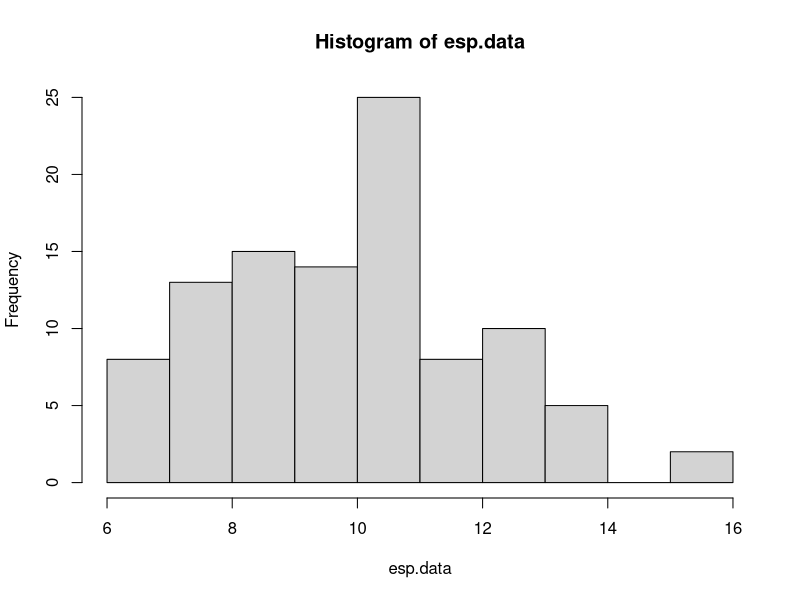
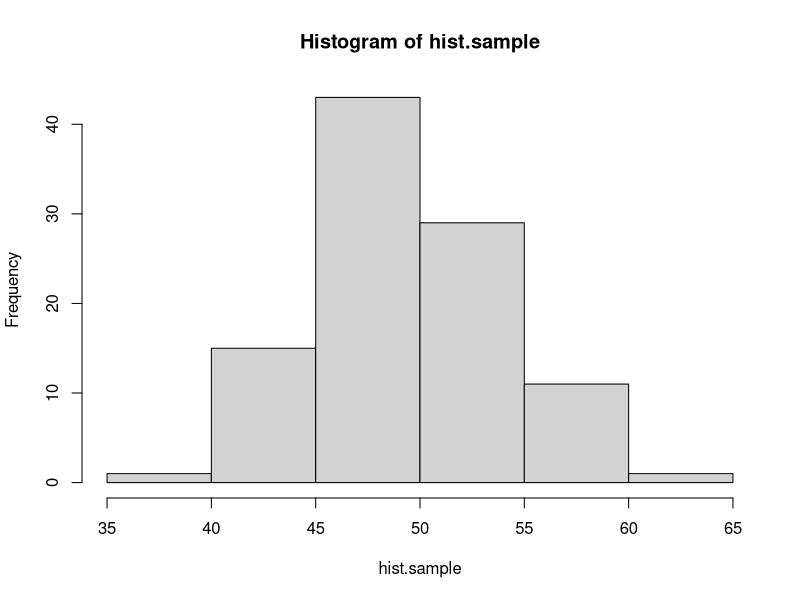
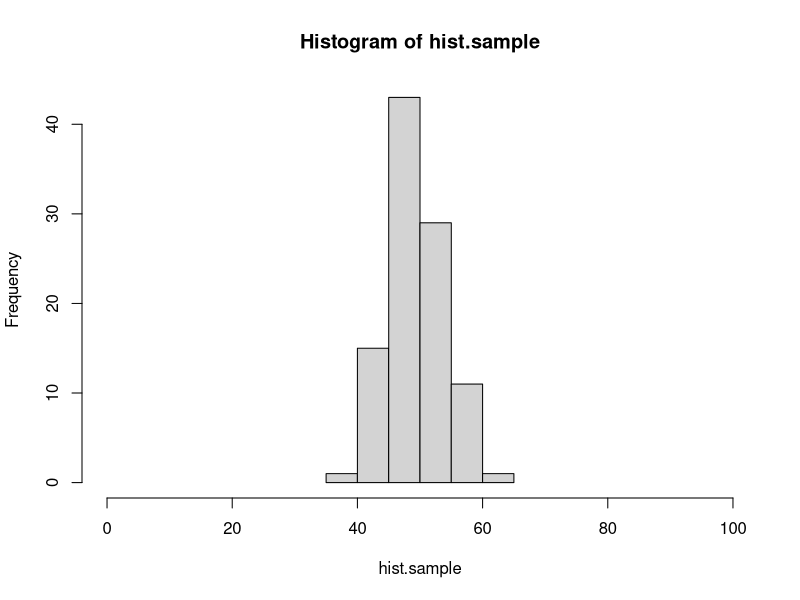

Generate these figures, in order, with R:
#### practice with probability distributions ####

# calculating the likelihood requires understanding how to work
# with probability distributions. let's start with the binomial
# distribution.

# the binomial distribution describes the number of "success" in
# some number of "trials" given some probability of success. it 
# is the "coin flipping" distribution. 

# in R, we can draw a sample from a binomial distribution with rbinom()
# this isn't the first time you've seen rbinom, but here it is again, 
# with the parameters spelled out. you can try changing these to explore
# how the function works.

number.of.samples <- 2
number.of.trials.per.sample <- 100
probability.of.success <- 0.7

rbinom(number.of.samples, number.of.trials.per.sample, probability.of.success)

# below, use rbinom to create sample data for the following scenario.
# an experiment tests whether subjects have ESP. 100 subjects are each given
# the opportunity to predict whether a randomly generated number is odd or even.
# each subject makes 20 guesses.
# of course, ESP doesn't exist, so the probability of a successful guess is 0.50.
# store the result in a vector called esp.data

esp.data <- rbinom(100, 20, 0.5)

# a quick way to visualize a distribution is with the hist() function:
hist(esp.data)

# what if we want to know the probability of someone getting exactly 10 guesses
# correct out of 20, if they are randomly guessing? for that we use the density
# function of the binomial: dbinom()

value.to.check <- 10
number.of.trials <- 20
probability.of.success <- 0.5

dbinom(value.to.check, number.of.trials, probability.of.success)

# use dbinom to find out the probability of someone answering 87 out of 100
# questions correctly, if they have a 0.9 probability of giving a correct answer
# for each individual question.

# answer needed here.

# with dbinom, you can use a vector as the first argument, to check the probability
# of multiple values at the same time:

values <- c(3, 4, 5)
dbinom(values, 8, 0.5)

# using this shortcut, *plot* the full distribution (probability mass function)
# for flipping 16 fair coins, counting the total number of heads.
# hint: create one vector for the different possible outcomes
#       then use dbinom to calculate the probability of all of the elements in the vector

# answer needed here.

# quick detour #

# here's a quick tip about plot() or hist()
# if you want to change the range on the x-axis, you can use the xlim argument:

hist.sample <- rbinom(100, 100, 0.5)
hist(hist.sample)
hist(hist.sample, xlim=c(0,100)) # compare this plot to the line above.

# the normal distribution ##

# normal (gaussian) distributions are characterized by two parameters: mean and standard deviation
# the mean is the the location of the peak of the distribution, and the sd controls the width.
# the smaller the sd, the more peaked the distribution is in the center.

# like the binomial, there are rnorm() and dnorm() functions.

# generate 100 samples from a normal distribution with mean 0 and standard deviation 10.
# then use hist() to create a histogram of these samples.

# answer needed here.

# now plot the probability density function of this distribution.
# use the same strategy as you did above with the binomial to find the density of the normal
# distribution with mean 0 and sd 10 for values between -50 and 50. the distribution is continuous
# so, choose a reasonably small step size between values (remember the seq() function).

# answer needed here.

#### practice calculating likelihoods ####

# here's some data from 10 participants in an ESP experiment like the one described
# above. each subject had 20 guesses. the number of correct guesses is reported.

esp.practice.data <- data.frame(subject=1:10, n.correct=c(11,10,6,10,6,12,10,8,9,11))

# calculate the likelihood (regular, not log) for this data for three different values
# of the probability of success parameter: 0.4, 0.5, and 0.6.
# hint: prod() will multiple all elements of a vector together.

# answer needed here.

# which parameter value of those options is most likely?

# answer here.

# here is a sample of response times for a single subject from a rapid decision making experiment.
rt.sample <- c(391.5845, 411.9970, 358.6373, 505.3099, 616.2892, 481.0751, 422.3132, 511.7213, 205.2692, 522.3433, 370.1850,
               517.4617, 332.3344, 316.8760, 395.5431, 231.7831, 399.8646, 238.9064, 299.7924, 474.7512, 271.6326, 423.4861,
               379.7867, 212.7789, 233.8291, 472.4591, 534.2131, 453.9655, 408.3443, 352.3001)

# calculate the **log** likelihood for this data assuming that it is generated by a normal
# distribution for each of the following parameters. 
# hint: sum() adds the numbers in a vector. log() is the natural log function, or log=T for dnorm().

# 1) mean 350, sd 50
# answer needed here.

# 2) mean 400, sd 50
# answer needed here.

# 3) mean 450, sd 50
# answer needed here.

# 4) mean 350, sd 100
# answer needed here.

# 5) mean 400, sd 100
# answer needed here.

# 6) mean 450, sd 100
# answer needed here.

# which parameter set has the highest likelihood?

# answer needed here.

# here is a set of data for a subject in a categorization experiment, modeled with GCM.
# calculate the log likelihood of the parameters in the model (which i am not showing you).
# the point here is to know what to do when the model gives you a predicted probability
# of a response, and the data is either that response or not that response.
# hint: add a new column indicating the likelihood of each response, using mapply. then convert to log and add.
# if you do this correctly, the answer is -10.84249.

gcm.practice.data <- data.frame(correct.response = c(T, T, T, T, F, T, T, F, T, T, T, F, F, T, T, F, T, T, T, T),
                                gcm.probability.correct = c(0.84, 0.80, 0.84, 0.80, 0.79, 0.86, 0.89, 0.87, 0.69, 0.85, 0.75,
                                                            0.74, 0.82, 0.85, 0.87, 0.69, 0.83, 0.87, 0.80, 0.76))

# answer needed here.

#### maximum likelihood estimation ####

# the same search strategies we used for parameter fitting with rmse can be used with likelihoods,
# including grid search.

# here are the number of correct responses each subject gave in an experiment in which they had to
# decide if two images were the same or different. there were 40 trials for each subject
same.diff.data <- c(32, 29, 31, 34, 26, 29, 31, 34, 29, 31, 30, 29, 31, 34, 33, 27, 32, 29, 29, 27)

# we can model this experiment's data as 40 coin flips for each subject. use grid search to plot the likelihood
# function for values of theta (probability of a correct response) between 0.5 and 0.9, in steps of 0.01.
# start by writing a function that calculates the likelihood (not log) for the entire set of data given a value of theta.

# answer needed here.

# then use sapply to run the function for each possible value of theta in the set. use seq() to generate the
# set of possible values. plot the set of values on the x axis and the corresponding likelihoods on the y axis.

# answer needed here.

# the "true" underlying value i used to generate the data was 0.75. does that match up with the grid search?

## mle with optim()

# in this section, you'll do model recovery for a descriptive model of the linear relationship 
# between two continuous variables.

# let's assume that variable y is a linear function of variable x, such that:
# y = 4 + 0.8x

# create a vector of x values from 0 to 100, and the corresponding vector of y values,
# then plot these with x values on the x axis, and y values on the y axis.

# answer needed here.

# now let's assume that the relationship between x and y isn't perfect. there's a bit of random
# noise. add a random sample from a normal distribution with mean 0 and sd 10 to each y value.
# hint: there are 101 y values, so you need 101 samples.

# answer needed here.

# plot the data again, with the new noisy y values.

# answer needed here.

# there are three parameter values that control this plot,
# the intercept of the line: 4
# the slope of the line: 0.8
# the sd of the normal distribution: 10

# say that we observe a point of data, x = 20 and y = 27.
# the linear equation, y <- 4 + 0.8*x, predicts that when x is 20 y should also be 20.
4 + 0.8*20

# our model of this data assumes that the relationship is not perfect.
# we assume that there is noise so that when x is 20, the most likely value of y should be 4 + 0.8*x,
# but other values of y are possible. we describe the probability of different values of y with a normal
# distribution. when x is 20, then the normal distribution of y values is centered on 20, because the line
# says that y is 4 + 0.8x. using the normal distribution is helpful because it gives us a way to quantify
# how likely a value of 19 is compared to a value of 16, when x is 20.

# here's an example
x.observed <- 20
y.predicted <- 4 + 0.8*x.observed

# to find out the probability of y.observed=20, use dnorm()
# the mean of the normal distribution should be y.predicted (the distribution is centered on the line)
# and the sd of the normal is a parameter we will estimate, but for the demo below, is set to 10.
y.observed <- 20
dnorm(y.observed, y.predicted, 10)

# write the code to see how likely it is that y will be 33 when x is 29? (assuming sd = 10)
# the correct answer is 0.03371799...

# answer needed here.

# now generalize your solution to compute the likelihood of each value of y that you generated above.
# in other words, write the code that takes a vector of x and y values, and returns the probability
# of each pair given that the relationship between x and y is y <- 4 + 0.8*x and the normal distribution has an sd of 10.

# answer needed here.

# now generalize your solution one step further. write a function that takes in a vector of parameters,
# where parameters[1] is the intercept, parameters[2] is the slope, and parameters[3] is the sd of the normal,
# and returns the total **negative log likelihood**. remember, we want the negative log likelihood because
# optim() will find the set of parameters that minimizes a function.

# answer needed here.

# use optim() and Nelder-Mead to search for the best fitting parameters. remember to ensure that sd > 0
# and return NA if it is not.

# answer needed here.

# finally, plot the best fitting line on your points by using the abline() function, and the parameters that optim() found.

# answer needed here.
